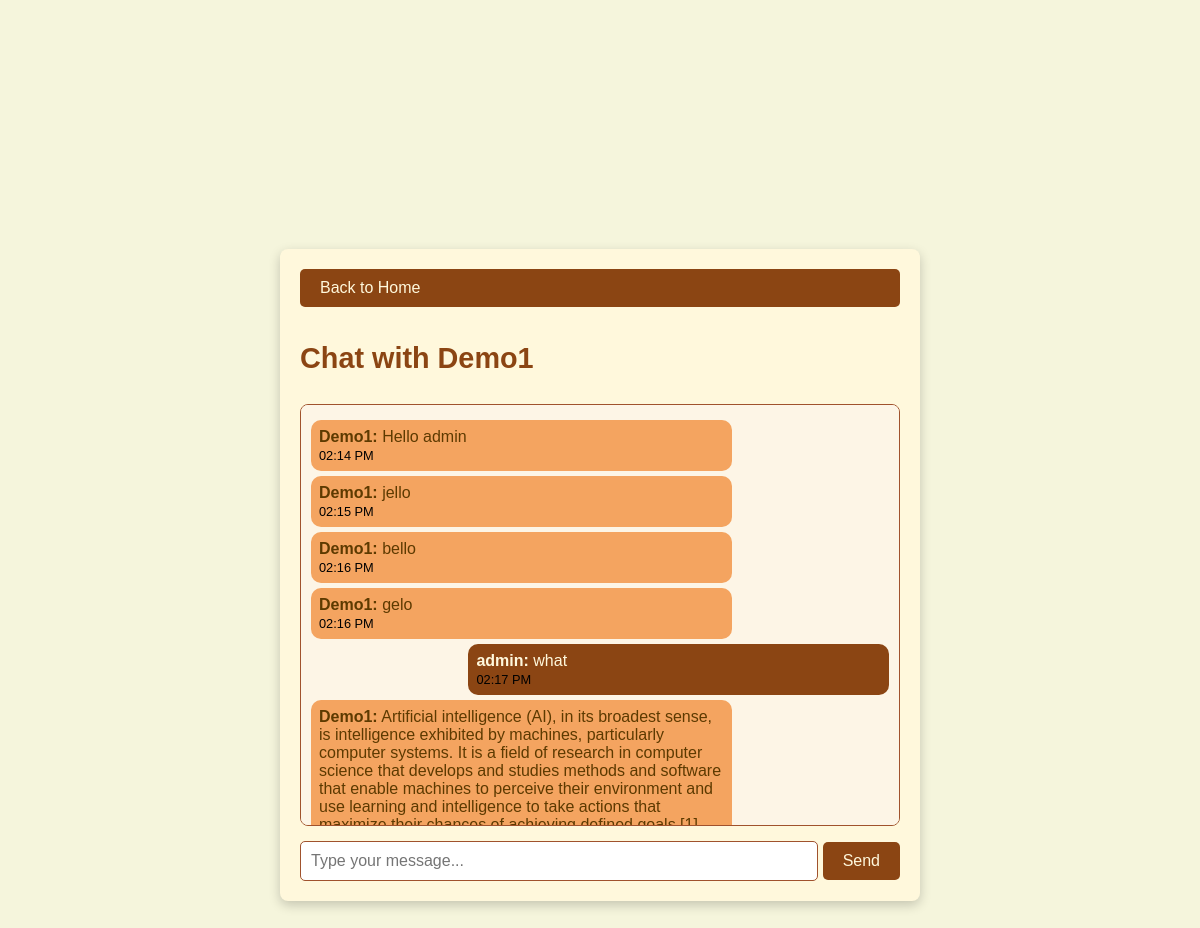
The page /chat/Demo1/ (signed in) on the database its author committed.
### chatapp/models.py (models this page shows, shortened)
class Message(models.Model):
    sender = models.ForeignKey(User, related_name='sent_messages', on_delete=models.CASCADE)
    receiver = models.ForeignKey(User, related_name='received_messages', on_delete=models.CASCADE)
    content = models.TextField()
    timestamp = models.DateTimeField(auto_now_add=True)
    room = models.CharField(max_length=255,default="support")

### chatapp/views.py (the view)
# urls.py: path('chat/<str:username>/', views.chat_room, name='chat_room'),
@login_required
def chat_room(request, username):
    other_user = User.objects.get(username=username)
    room_name = f"chat_{min(request.user.id, other_user.id)}_{max(request.user.id, other_user.id)}"
    messages = Message.objects.filter(room=room_name).order_by('timestamp')
    return render(request, 'chatapp/Chat/chat_room.html', {
        'room_name': room_name,
        'other_user': other_user,
        'messages': messages
    })

### chatapp/templates/chatapp/Chat/chat_room.html (shortened to what this page needs)
{% load static %}
<!DOCTYPE html>
<html lang="en">
<head>
    <link rel="stylesheet" href="{% static 'chatapp/Chat/chat_room.css' %}">
</head>
<body>
<div class="chat-container">
    <a href="{% url 'home' %}" style="display: inline-block; margin-bottom: 15px; color: #fff8dc; background-color: #8b4513; padding: 10px 20px; border-radius: 5px; text-decoration: none; font-size: 1em; transition: background-color 0.3s ease;">
        Back to Home
    </a>
    <h1>Chat with {{ other_user.username }}</h1>
    <div id="chat-messages">
        {% for message in messages %}
            {% if message.sender.username == user.username %}
                <div class="message-right">
                    <strong>{{ message.sender.username }}:</strong> {{ message.content }}
                    <span class="timestamp">{{ message.timestamp|date:"h:i A" }}</span>
                </div>
            {% else %}
                <div class="message-left">
                    <strong>{{ message.sender.username }}:</strong> {{ message.content }}
                    <span class="timestamp">{{ message.timestamp|date:"h:i A" }}</span>
                </div>
            {% endif %}
        {% endfor %}
    </div>
    <div style="display: flex; align-items: center;">
        <input type="text" id="chat-message-input" placeholder="Type your message...">
        <input type="button" id="chat-message-submit" value="Send">
    </div>
</div>
</body>
</html>

### chatapp/static/chatapp/Chat/chat_room.css (style rules this page uses)
body { font-family: Arial, sans-serif; background-color: #f5f5dc; color: #5d3a00; display: flex; justify-content: center; align-items: center; height: 100vh; margin: 0; }
#chat-messages { scrollbar-width: thin; scrollbar-color: #8b4513 #f5f5dc; }
.chat-container { width: 90%; max-width: 600px; background-color: #fff8dc; border-radius: 8px; box-shadow: 0px 4px 12px rgba(0, 0, 0, 0.2); padding: 20px; margin:1rem; display: flex; flex-direction: column; }
h1 { color: #8b4513; font-size: 1.8em; margin-bottom: 1em; }
#chat-messages { height: 400px; overflow-y: auto; border: 1px solid #a0522d; border-radius: 8px; padding: 10px; background-color: #fdf5e6; margin-bottom: 15px; }
.message-left { text-align: left; color: #5d3a00; background-color: #f4a460; padding: 8px; margin: 5px 0; border-radius: 10px; max-width: 70%; word-wrap: break-word; }
.message-right { text-align: left; color: #fff8dc; background-color: #8b4513; padding: 8px; margin: 5px 0; border-radius: 10px; max-width: 70%; word-wrap: break-word; margin-left: auto; }
.timestamp { font-size: 0.8em; color: black; margin-top: 2px; display: block; }
#chat-message-input { width: calc(100% - 85px); padding: 10px; border: 1px solid #a0522d; border-radius: 5px; font-size: 1em; margin-right: 5px; }
#chat-message-submit { padding: 10px 20px; font-size: 1em; background-color: #8b4513; color: #fff8dc; border: none; border-radius: 5px; cursor: pointer; transition: background-color 0.3s ease; }

### rows shown on the page
Message: sender.username "Demo1", content "Hello admin", timestamp "02:14 PM"
Message: sender.username "Demo1", content "jello", timestamp "02:15 PM"
Message: sender.username "Demo1", content "bello", timestamp "02:16 PM"
Message: sender.username "Demo1", content "gelo", timestamp "02:16 PM"
Message: sender.username "admin", content "what", timestamp "02:17 PM"
Message: sender.username "Demo1", content "Artificial intelligence (AI), in its broadest sense, is intelligence exhibited by machines, particularly computer systems. It is a field of research in computer science that develops and studies methods and software that enable machines to perceive their environment and use learning and intelligence to take actions that…"

### other values the page prints
{{ other_user.username }} "Demo1"
